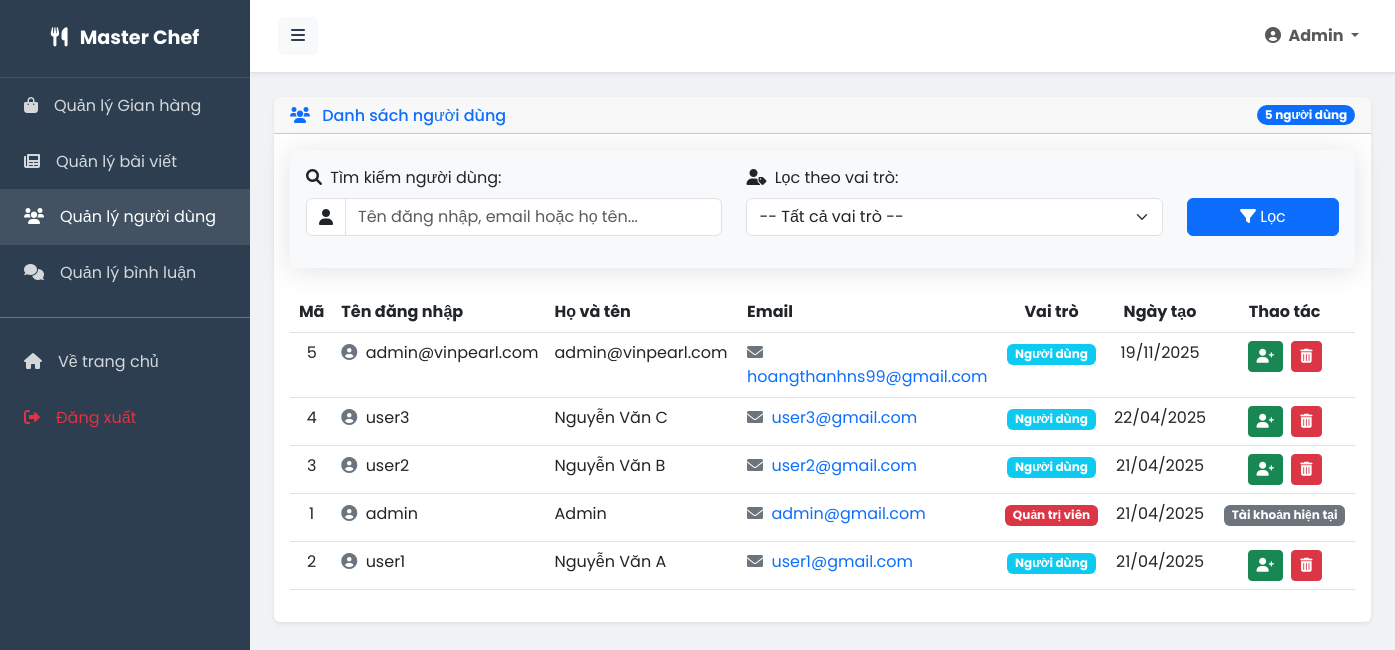
The page /admin/users.php (signed in) on the database its author committed.
### tables this page shows
CREATE TABLE `users` (
  `id` int(11) NOT NULL,
  `username` varchar(50) NOT NULL,
  `password` varchar(255) NOT NULL,
  `email` varchar(100) NOT NULL,
  `full_name` varchar(100) NOT NULL,
  `avatar` varchar(255) DEFAULT NULL,
  `bio` text DEFAULT NULL,
  `role` enum('admin','user') DEFAULT 'user',
  `is_blocked` tinyint(1) DEFAULT 0,
  `created_at` timestamp NULL DEFAULT current_timestamp(),
  `updated_at` timestamp NULL DEFAULT current_timestamp() ON UPDATE current_timestamp()
);

### config/database.php (called while the page is built, shortened)
<?php
class Database {
    private $host = DB_HOST;
    private $user = DB_USER;
    private $pass = DB_PASS;
    private $dbname = DB_NAME;
    private $conn;
    private $stmt;
    private $result;
    private $bindParams = [];
    private $bindTypes = '';
    public function __construct() {
        $this->conn = new mysqli($this->host, $this->user, $this->pass, $this->dbname);
        $this->conn->set_charset("utf8mb4");
    }
    public function query($query) {
        $this->bindParams = [];
        $this->bindTypes = '';
        $query = preg_replace('/:([a-zA-Z0-9_]+)/', '?', $query);
        $this->stmt = $this->conn->prepare($query);
        return true;
    }
    public function bind($param, $value, $type = null) {
        if (is_null($type)) {
            if (is_int($value)) {
                $type = 'i';
            } elseif (is_double($value) || is_float($value)) {
                $type = 'd';
            } elseif (is_string($value)) {
                $type = 's';
            } else {
                $type = 'b';
            }
        }
        $this->bindParams[] = $value;
        $this->bindTypes .= $type;
        return true;
    }
    public function execute() {
        if (!empty($this->bindParams)) {
            $params = [$this->bindTypes];
            for ($i = 0; $i < count($this->bindParams); $i++) {
                $params[] = &$this->bindParams[$i];
            }
            call_user_func_array([$this->stmt, 'bind_param'], $params);
        }
        $success = $this->stmt->execute();
        if ($success) {
            $this->result = $this->stmt->get_result();
        } else {
            $this->error = $this->stmt->error;
        }
        return $success;
    }
    public function getAll() {
        $this->execute();
        $results = [];
        while ($row = $this->result->fetch_assoc()) {
            $results[] = $row;
        }
        return $results;
    }
    public function getOne() {
        $this->execute();
        return $this->result->fetch_assoc();
    }
}

### includes/functions.php (called while the page is built, shortened)
<?php
function formatDate($date, $format = 'd/m/Y') {
    try {
        $dateObj = new DateTime($date);
        return $dateObj->format($format);
    } catch (Exception $e) {
        return $date;
    }
}
?>

### admin/users.php (the view, shortened to what this page needs)
<?php
require_once '../config/database.php';
require_once '../includes/functions.php';
$db = new Database();
$search_user = isset($_GET['search_user']) ? trim($_GET['search_user']) : '';
$page = isset($_GET['page']) && is_numeric($_GET['page']) ? (int)$_GET['page'] : 1;
$limit = 10;
$offset = ($page - 1) * $limit;
$search_condition = '';
$db->query("SELECT COUNT(*) as total FROM users" . $search_condition);
$total_users = $db->getOne()['total'];
$sql = "SELECT * FROM users" . $search_condition . "
        ORDER BY created_at DESC
        LIMIT :limit OFFSET :offset";
$db->query($sql);
$db->bind(':limit', $limit);
$db->bind(':offset', $offset);
$users = $db->getAll();
include 'layouts/header.php';
?>
<div class="row">
    <div class="col-12">
        <div class="card shadow-sm mb-4 border-0 rounded-lg">
            <div class="card-header d-flex justify-content-between align-items-center">
                <h6 class="font-weight-bold text-primary mb-0">
                    <i class="fas fa-users me-2"></i> Danh sách người dùng
                </h6>
                <span class="badge bg-primary rounded-pill"><?php echo $total_users; ?> người dùng</span>
            </div>
            <div class="card-body">
                <div class="card mb-4 bg-light border-0">
                    <div class="card-body">
                        <form method="GET" action="" class="mb-0">
                            <div class="row">
                                <div class="col-md-5 col-sm-6">
                                    <div class="form-group mb-3">
                                        <label for="search_user" class="form-label">
                                            <i class="fas fa-search me-1"></i> Tìm kiếm người dùng:
                                        </label>
                                        <div class="input-group">
                                            <span class="input-group-text bg-white"><i class="fas fa-user"></i></span>
                                            <input type="text" class="form-control" id="search_user" name="search_user" placeholder="Tên đăng nhập, email hoặc họ tên..." value="<?php echo htmlspecialchars($search_user); ?>">
                                        </div>
                                    </div>
                                </div>
                                <div class="col-md-5 col-sm-6">
                                    <div class="form-group mb-3">
                                        <label for="role" class="form-label">
                                            <i class="fas fa-user-tag me-1"></i> Lọc theo vai trò:
                                        </label>
                                        <select class="form-select" id="role" name="role">
                                            <option value="">-- Tất cả vai trò --</option>
                                        </select>
                                    </div>
                                </div>
                                <div class="col-md-2 col-sm-12 d-flex align-items-end">
                                    <div class="form-group w-100 mb-3">
                                        <button type="submit" class="btn btn-primary w-100">
                                            <i class="fas fa-filter"></i> Lọc
                                        </button>
                                    </div>
                                </div>
                            </div>
                        </form>
                    </div>
                </div>
                <div class="table-responsive">
                    <table class="table table-hover" width="100%" cellspacing="0">
                        <thead>
                            <tr>
                                <th width="5%" class="text-center">Mã</th>
                                <th width="15%">Tên đăng nhập</th>
                                <th width="20%">Họ và tên</th>
                                <th width="25%">Email</th>
                                <th width="10%" class="text-center">Vai trò</th>
                                <th width="10%" class="text-center">Ngày tạo</th>
                                <th width="15%" class="text-center">Thao tác</th>
                            </tr>
                        </thead>
                        <tbody>
                            <?php if (count($users) > 0): ?>
                                <?php foreach ($users as $user): ?>
                                    <tr>
                                        <td class="text-center"><?php echo $user['id']; ?></td>
                                        <td>
                                            <span class="d-inline-block text-truncate">
                                                <i class="fas fa-user-circle me-1 text-secondary"></i>
                                                <?php echo $user['username']; ?>
                                            </span>
                                        </td>
                                        <td><?php echo $user['full_name']; ?></td>
                                        <td>
                                            <a href="mailto:<?php echo $user['email']; ?>" class="text-decoration-none">
                                                <i class="fas fa-envelope me-1 text-secondary"></i>
                                                <?php echo $user['email']; ?>
                                            </a>
                                        </td>
                                        <td class="text-center">
                                            <?php if ($user['role'] === 'admin'): ?>
                                                <span class="badge bg-danger">Quản trị viên</span>
                                            <?php else: ?>
                                                <span class="badge bg-info">Người dùng</span>
                                            <?php endif; ?>
                                        </td>
                                        <td class="text-center">
                                            <span data-bs-toggle="tooltip" title="<?php echo formatDate($user['created_at'], 'd/m/Y H:i'); ?>">
                                                <?php echo formatDate($user['created_at'], 'd/m/Y'); ?>
                                            </span>
                                        </td>
                                        <td class="text-center">
                                            <?php if ($user['id'] !== $_SESSION['user_id']): ?>
                                                <form method="POST" action="" class="d-inline">
                                                    <button type="submit" name="toggle_admin" class="btn btn-sm <?php echo $user['role'] === 'admin' ? 'btn-warning' : 'btn-success'; ?> me-1"
                                                        data-bs-toggle="tooltip" title="<?php echo $user['role'] === 'admin' ? 'Hạ xuống người dùng thường' : 'Nâng lên quản trị viên'; ?>">
                                                        <i class="fas <?php echo $user['role'] === 'admin' ? 'fa-user-minus' : 'fa-user-plus'; ?>"></i>
                                                    </button>
                                                </form>
                                                <form method="POST" action="" class="d-inline">
                                                    <button type="submit" name="delete_user" class="btn btn-sm btn-danger" onclick="return confirm('Bạn có chắc chắn muốn xóa người dùng này? Tất cả bài viết và bình luận của họ cũng sẽ bị xóa.');" data-bs-toggle="tooltip" title="Xóa người dùng">
                                                        <i class="fas fa-trash-alt"></i>
                                                    </button>
                                                </form>
                                            <?php else: ?>
                                                <span class="badge bg-secondary">Tài khoản hiện tại</span>
                                            <?php endif; ?>
                                        </td>
                                    </tr>
                                <?php endforeach; ?>
                            <?php endif; ?>
                        </tbody>
                    </table>
                </div>
            </div>
        </div>
    </div>
</div>
<?php include 'layouts/footer.php'; ?>

### assets/css/admin-style.css (style rules this page uses)
:root { --primary: #3498db; --primary-dark: #2980b9; --success: #2ecc71; --gray-light: #ecf0f1; --gray-dark: #2c3e50; --bg: #f0f2f5; --text-color: #333; }
body { font-family: 'Poppins', sans-serif; overflow-x: hidden; background-color: var(--bg); color: var(--text-color); margin: 0; padding: 0; }
.card { background-color: #fff; border: none; box-shadow: 0 0.15rem 1.75rem 0 rgba(58, 59, 69, 0.15); margin-bottom: 1.5rem; }

### rows shown on the page
users: id "5", username "admin@vinpearl.com", full_name "admin@vinpearl.com", email "hoangthanhns99@gmail.com", role "Người dùng", created_at "19/11/2025"
users: id "4", username "user3", full_name "Nguyễn Văn C", email "user3@gmail.com", role "Người dùng", created_at "22/04/2025"
users: id "3", username "user2", full_name "Nguyễn Văn B", email "user2@gmail.com", role "Người dùng", created_at "21/04/2025"
users: id "1", username "admin", full_name "Admin", email "admin@gmail.com", role "Quản trị viên", created_at "21/04/2025", shows "Tài khoản hiện tại"
users: id "2", username "user1", full_name "Nguyễn Văn A", email "user1@gmail.com", role "Người dùng", created_at "21/04/2025"

### other values the page prints
$_SESSION['full_name'] "Admin"
$total_users "5"
